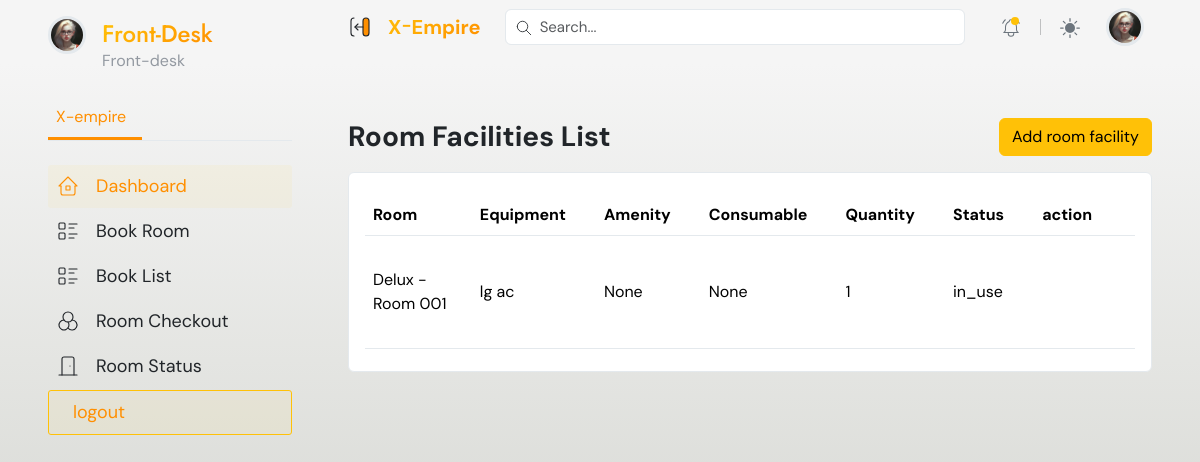
The page /dashboard/admin/room-amenities/ on the database its author committed.
### bookings/models.py (models this page shows, shortened)
class RoomInventory(models.Model):
    STATUS_CHOICES = [
        ('in_repairs', 'In Repairs'),
        ('in_use', 'In Use'),
        ('decommissioned', 'Decommissioned'),
    ]
    room = models.ForeignKey(Room, on_delete=models.CASCADE)
    warehouse = models.ForeignKey(Warehouse, on_delete=models.CASCADE, related_name='room_allocations')
    equipment = models.ForeignKey(Equipment, on_delete=models.CASCADE, null=True, blank=True)
    amenity = models.ForeignKey(Amenity, on_delete=models.CASCADE, null=True, blank=True)
    consumable = models.ForeignKey(Item, on_delete=models.CASCADE, null=True, blank=True)
    quantity = models.PositiveIntegerField(default=0)
    status = models.CharField(max_length=50, choices=STATUS_CHOICES)
    class Meta:
        unique_together = ('room', 'equipment', 'consumable', 'amenity')

class Room(models.Model):
    FLOOR = (
        ('ground_floor', 'Ground Floor'),
        ('first_floor', 'First Floor'),
        ('second_floor', 'Second Floor'),
    )
    hotel = models.ForeignKey(Hotel, on_delete=models.CASCADE)
    room_type = models.ForeignKey(RoomType, on_delete=models.CASCADE)
    banner_img = models.ImageField(upload_to="rooms", null=True, blank=True)
    room_number = models.CharField(max_length=10)
    floor = models.CharField(max_length=20, choices=FLOOR, default='ground_floor')
    price_override = models.DecimalField(max_digits=12, decimal_places=2, null=True, blank=True)
    is_available = models.BooleanField(default=True)
    rid = ShortUUIDField(unique=True, length=10, max_length=20, alphabet="abcdefghijklmnopqrstuvxyz")
    date = models.DateTimeField(auto_now_add=True)
    def __str__(self):
        return f"{self.room_type.type} - Room {self.room_number}"

class RoomType(models.Model):
    ROOM_TYPES = (
        ('Delux', 'Delux'),
        ('Executive', 'Executive'),
        ('Presidential', 'Presidential'),
    )
    hotel = models.ForeignKey(Hotel, on_delete=models.CASCADE)
    banner_img = models.ImageField(upload_to="room_type", null=True, blank=True)
    type = models.CharField(max_length=20, choices = ROOM_TYPES, null=True, blank=True)
    base_price = models.DecimalField(max_digits=12, decimal_places=2, default=0.00)
    number_of_beds = models.PositiveIntegerField(default=0)
    room_capacity = models.PositiveIntegerField(default=0)
    rtid = ShortUUIDField(unique=True, length=10, max_length=20, alphabet="abcdefghijklmnopqrstuvxyz")
    slug = models.SlugField(null=True, blank=True)
    date = models.DateTimeField(auto_now_add=True)

### inventory/models.py (models this page shows, shortened)
class Equipment(models.Model):
    EQUIPMENT_STATUS = (
        ('active', 'Active'),
        ('in_repair', 'In Repair'),
        ('out_of_service', 'Out of Service'),
    )
    category = models.ForeignKey(ItemCategory, on_delete=models.CASCADE, null=True, blank=True)
    name = models.CharField(max_length=255)
    code = models.CharField(max_length=50)
    status = models.CharField(max_length=20, choices=EQUIPMENT_STATUS, db_index=True, default="active")
    warranty_period = models.IntegerField(help_text="Warranty period in months", null=True, blank=True)
    warranty_expiry_date = models.DateField(null=True, blank=True)
    next_service_date = models.DateField(null=True, blank=True)
    purchase_date = models.DateField(null=True, blank=True)  # Add purchase date
    item = models.OneToOneField('Item', on_delete=models.CASCADE, related_name='equipment_item', null=True, blank=True)  # Link back to Item
    created_at = models.DateTimeField(auto_now_add=True)
    updated_at = models.DateTimeField(auto_now=True)
    def __str__(self):
        return self.name

### dashboard/views.py (the view)
# urls.py: path('admin/room-amenities/', views.admin_list_room_amenities, name='admin_list_room_amenities'),
def admin_list_room_amenities(request):
    amenities =  RoomInventory.objects.all()
    form = RoomAmenityForm()
    context = {
        'amenities': amenities,
        'form':form,
        }
    return render(request, 'admin_user/room_amenities_list.html',context)

### dashboard/forms.py
class RoomAmenityForm(forms.ModelForm):
    class Meta:
        model =  RoomInventory
        fields = ['room','equipment','amenity','consumable','quantity','status']
    def __init__(self, *args, **kwargs):
        super(RoomAmenityForm, self).__init__(*args, **kwargs)
        self.fields['room'].widget.attrs.update({'class': 'form-control', 'placeholder': 'room'})
        self.fields['equipment'].widget.attrs.update({'class': 'form-control', 'placeholder': 'equipment'})
        self.fields['amenity'].widget.attrs.update({'class': 'form-control', 'placeholder': 'amenity'})
        self.fields['consumable'].widget.attrs.update({'class': 'form-control', 'placeholder': 'consumable'})
        self.fields['quantity'].widget.attrs.update({'class': 'form-control', 'placeholder': 'quantity'})
        self.fields['status'].widget.attrs.update({'class': 'form-control', 'placeholder': 'status'})

### inventory/models.py (called while the page is built)
    def __str__(self):
        return self.name

### dashboard/templates/admin_user/room_amenities_list.html (shortened to what this page needs)
{% extends 'dashboard_base.html' %}
{% load static %}
{% block content %}
    <main class="container-fluid px-0">
        {% if request.user.is_admin %}
            {% include '../partials/menubars/admin_sidebar.html' %}
        {% elif request.user.is_supervisor %}
            {% include '../partials/menubars/supervisor_sidebar.html' %}
        {% elif request.user.is_account_officer %}
            {% include '../partials/menubars/accounting_sidebar.html' %}
        {% elif request.user.is_pos_officer %}
            {% include '../partials/menubars/pos_sidebar.html' %}
        {% else %}
            {% include '../partials/menubars/frontdesk_sidebar.html' %}
        {% endif %}
        <div class="content">
            {% include '../partials/top_header.html' %}
            <div class="px-xl-5 px-lg-4 px-3 py-3  page-body  mt-5">
                <div class="row g-3">
                    <div class="col-sm-12">
                        <div class="d-flex align-items-center justify-content-between flex-wrap">
                            <h3 class="fw-bold mb-0">Room Facilities List</h3>
                            <div class="col-auto d-flex w-sm-100">
                                <button type="button" class="btn btn-warning" data-bs-toggle="modal" data-bs-target="#add-amenities">Add room facility</button>
                            </div>
                        </div>
                    </div>
                    <div class="col-sm-12">
                        <div class="card">
                            <div class="card-body">
                                <table class="table dataTable align-middle table-hover table-body" style="width: 100%;">
                                    <thead>
                                        <tr>
                                            <th>Room</th>
                                            <th>Equipment </th>
                                            <th>Amenity</th>
                                            <th>Consumable</th>
                                            <th>Quantity </th>
                                            <th>Status </th>
                                            <th> action </th>
                                        </tr>
                                    </thead>
                                    <tbody>
                                        {% if amenities %}
                                            {% for amenity in amenities %}
                                                <tr>
                                                    <td>{{ amenity.room}}</td>
                                                    <td>{{amenity.equipment }}</td>
                                                    <td>{{amenity.amenity }}</td>
                                                    <td>{{amenity.consumable }}</td>
                                                    <td>{{amenity.quantity }}</td>
                                                    <td>{{amenity.status }}</td>
                                                    <td>
                                                        <button type="button" class="btn" data-bs-toggle="modal" data-bs-target="#edit-amenity"><i class="fa fa-pencil-square fa-2x"></i></button>
                                                        <a href="#" data-url="{% url 'dashboard:admin_delete_room_amenity' 0 %}" onclick="deleteAmenity(event, {{ amenity.id }})" class="btn"><i class="fa fa-trash text-danger fa-2x"></i></a>
                                                    </td>
                                                </tr>
                                            {% endfor %}
                                        {% else %}
                                            <div class="text-center">
                                                <h4> No Room Facility Added Yet! </h4>
                                            </div>
                                        {% endif %}
                                    </tbody>
                                </table>
                            </div>
                        </div>
                    </div>
                </div>
            </div>
        </div>
    </main>
{% endblock %}

### rows shown on the page
RoomInventory: room "Delux - Room 001", equipment "lg ac", amenity "None", consumable "None", quantity "1", status "in_use"
